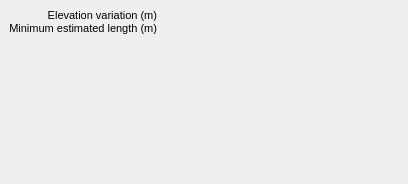
<?xml version="1.0" encoding="UTF-8"?>
<ui version="4.0">
 <class>ProfileDetailsBase</class>
 <widget class="QWidget" name="ProfileDetailsBase">
  <property name="geometry">
   <rect>
    <x>0</x>
    <y>0</y>
    <width>408</width>
    <height>184</height>
   </rect>
  </property>
  <property name="sizePolicy">
   <sizepolicy hsizetype="MinimumExpanding" vsizetype="MinimumExpanding">
    <horstretch>0</horstretch>
    <verstretch>0</verstretch>
   </sizepolicy>
  </property>
  <property name="windowTitle">
   <string>Form</string>
  </property>
  <layout class="QVBoxLayout" name="verticalLayout" stretch="0,0,1">
   <property name="spacing">
    <number>0</number>
   </property>
   <property name="leftMargin">
    <number>9</number>
   </property>
   <property name="topMargin">
    <number>9</number>
   </property>
   <property name="rightMargin">
    <number>9</number>
   </property>
   <property name="bottomMargin">
    <number>9</number>
   </property>
   <item>
    <layout class="QGridLayout" name="gridLayout">
     <property name="sizeConstraint">
      <enum>QLayout::SetDefaultConstraint</enum>
     </property>
     <property name="leftMargin">
      <number>0</number>
     </property>
     <property name="topMargin">
      <number>0</number>
     </property>
     <property name="rightMargin">
      <number>0</number>
     </property>
     <property name="bottomMargin">
      <number>0</number>
     </property>
     <property name="spacing">
      <number>0</number>
     </property>
     <item row="2" column="2">
      <widget class="QLabel" name="infrastructureLengthText">
       <property name="sizePolicy">
        <sizepolicy hsizetype="MinimumExpanding" vsizetype="Minimum">
         <horstretch>0</horstretch>
         <verstretch>0</verstretch>
        </sizepolicy>
       </property>
       <property name="font">
        <font>
         <pointsize>8</pointsize>
        </font>
       </property>
       <property name="text">
        <string/>
       </property>
      </widget>
     </item>
     <item row="1" column="2">
      <widget class="QLabel" name="elevationRangeText">
       <property name="sizePolicy">
        <sizepolicy hsizetype="MinimumExpanding" vsizetype="Minimum">
         <horstretch>0</horstretch>
         <verstretch>0</verstretch>
        </sizepolicy>
       </property>
       <property name="font">
        <font>
         <pointsize>8</pointsize>
        </font>
       </property>
       <property name="text">
        <string/>
       </property>
      </widget>
     </item>
     <item row="1" column="0" colspan="2">
      <widget class="QLabel" name="elevationRangeLabel">
       <property name="sizePolicy">
        <sizepolicy hsizetype="Minimum" vsizetype="Minimum">
         <horstretch>0</horstretch>
         <verstretch>0</verstretch>
        </sizepolicy>
       </property>
       <property name="font">
        <font>
         <pointsize>8</pointsize>
        </font>
       </property>
       <property name="text">
        <string notr="true">Elevation variation (m)</string>
       </property>
       <property name="alignment">
        <set>Qt::AlignRight|Qt::AlignTrailing|Qt::AlignVCenter</set>
       </property>
      </widget>
     </item>
     <item row="2" column="0" colspan="2">
      <widget class="QLabel" name="infrastructureLengthLabel">
       <property name="sizePolicy">
        <sizepolicy hsizetype="Minimum" vsizetype="Minimum">
         <horstretch>0</horstretch>
         <verstretch>0</verstretch>
        </sizepolicy>
       </property>
       <property name="font">
        <font>
         <pointsize>8</pointsize>
        </font>
       </property>
       <property name="text">
        <string>Minimum estimated length (m)</string>
       </property>
       <property name="alignment">
        <set>Qt::AlignRight|Qt::AlignTrailing|Qt::AlignVCenter</set>
       </property>
      </widget>
     </item>
    </layout>
   </item>
   <item>
    <layout class="QVBoxLayout" name="canvasLayout">
     <property name="spacing">
      <number>0</number>
     </property>
     <property name="leftMargin">
      <number>0</number>
     </property>
     <property name="topMargin">
      <number>0</number>
     </property>
     <property name="rightMargin">
      <number>0</number>
     </property>
     <property name="bottomMargin">
      <number>0</number>
     </property>
    </layout>
   </item>
   <item>
    <spacer name="verticalSpacer">
     <property name="orientation">
      <enum>Qt::Vertical</enum>
     </property>
     <property name="sizeHint" stdset="0">
      <size>
       <width>20</width>
       <height>0</height>
      </size>
     </property>
    </spacer>
   </item>
  </layout>
 </widget>
 <resources/>
 <connections/>
</ui>
